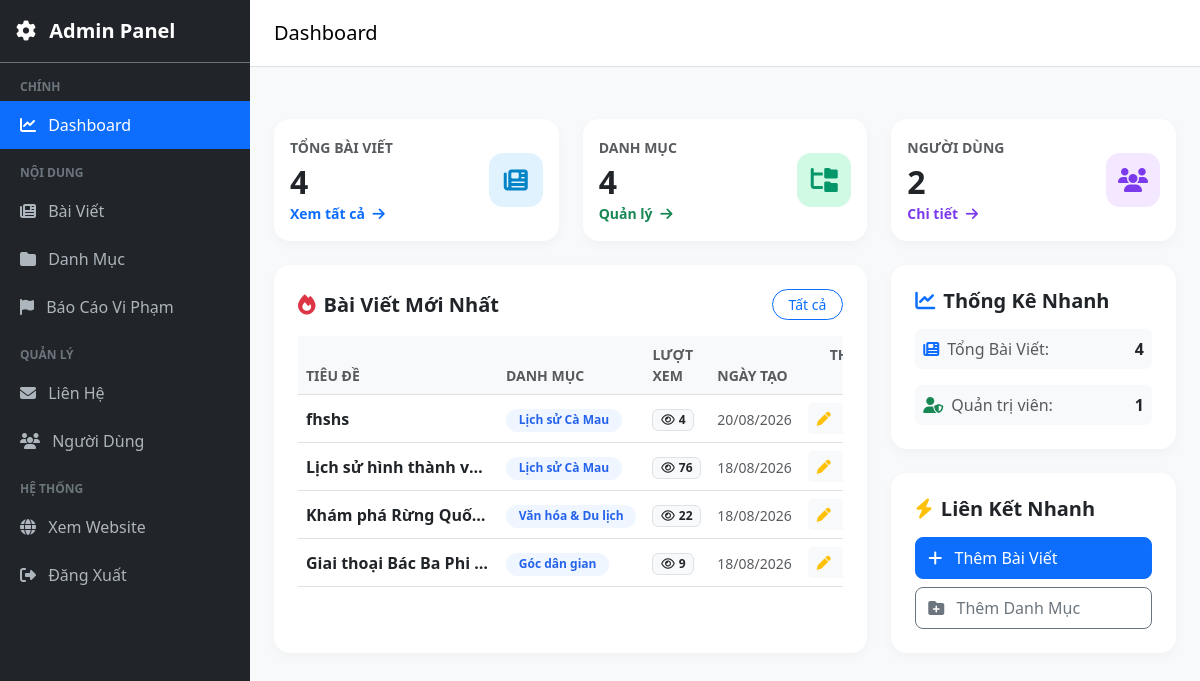
The app's page /admin/index.php with its own data.
### tables this page shows
CREATE TABLE `articles` (
  `id` int(11) NOT NULL,
  `category_id` int(11) DEFAULT NULL,
  `title` varchar(255) NOT NULL,
  `content` text NOT NULL,
  `image` varchar(255) DEFAULT NULL,
  `views` int(11) DEFAULT 0,
  `created_at` timestamp NOT NULL DEFAULT current_timestamp(),
  `status` varchar(20) DEFAULT 'approved'
);

CREATE TABLE `categories` (
  `id` int(11) NOT NULL,
  `category_name` varchar(100) NOT NULL,
  `description` text DEFAULT NULL
);

### classes/Article.php (called while the page is built, shortened)
<?php
class Article {
    private $conn;
    public function __construct($conn) {
        $this->conn = $conn;
    }
    public function getAll($limit = null, $offset = 0) {
        $sql = "SELECT a.*, c.category_name,
                (SELECT COUNT(*) FROM likes l WHERE l.article_id = a.id) as real_likes
                FROM articles a
                LEFT JOIN categories c ON a.category_id = c.id
                WHERE a.status = 'approved'
                ORDER BY a.created_at DESC";
        if ($limit !== null) {
            $limit = (int)$limit;
            $offset = (int)$offset;
            $sql .= " LIMIT $limit OFFSET $offset";
            $stmt = $this->conn->prepare($sql);
            $stmt->execute();
        } else {
            $stmt = $this->conn->query($sql);
        }
        return $stmt->fetchAll(PDO::FETCH_ASSOC);
    }
    public function count() {
        $result = $this->conn->query("SELECT COUNT(*) as total FROM articles WHERE status = 'approved'")->fetch(PDO::FETCH_ASSOC);
        return $result['total'] ?? 0;
    }
}
?>

### classes/Category.php (called while the page is built, shortened)
<?php
class Category {
    private $conn;
    public function __construct($conn) {
        $this->conn = $conn;
    }
    public function count() {
        $result = $this->conn->query("SELECT COUNT(*) as total FROM categories")->fetch(PDO::FETCH_ASSOC);
        return $result['total'] ?? 0;
    }
}
?>

### classes/User.php (called while the page is built, shortened)
<?php
class User {
    private $conn;
    public function __construct($conn) {
        $this->conn = $conn;
    }
    public function count() {
        $result = $this->conn->query("SELECT COUNT(*) as total FROM users")->fetch(PDO::FETCH_ASSOC);
        return $result['total'] ?? 0;
    }
    public function countAdmins() {
        $result = $this->conn->query("SELECT COUNT(*) as total FROM users WHERE role = 'admin'")->fetch(PDO::FETCH_ASSOC);
        return $result['total'] ?? 0;
    }
}
?>

### admin/index.php (the view, shortened to what this page needs)
<?php
require_once '../config/db.php';
require_once 'admin_layout.php';
require_once '../classes/Article.php';
require_once '../classes/Category.php';
require_once '../classes/User.php';
$article_obj = new Article($pdo);
$category_obj = new Category($pdo);
$user_obj = new User($pdo);
$total_articles = $article_obj->count();
$total_categories = $category_obj->count();
$total_users = $user_obj->count();
$total_admins = $user_obj->countAdmins();
$latest_articles = $article_obj->getAll(5, 0);
?>
<div class="row g-4 mb-4 mt-1">
    <div class="col-md-4">
        <div class="card stat-card p-3">
            <div class="d-flex justify-content-between align-items-center">
                <div>
                    <span class="text-muted fw-semibold small text-uppercase">Tổng Bài Viết</span>
                    <h2 class="fw-bold mb-0 mt-1"><?= $total_articles ?></h2>
                    <a href="articles.php" class="text-primary text-decoration-none small fw-semibold">Xem tất cả <i class="fa-solid fa-arrow-right ms-1"></i></a>
                </div>
                <div class="icon-box bg-blue-light">
                    <i class="fa-solid fa-newspaper"></i>
                </div>
            </div>
        </div>
    </div>
    <div class="col-md-4">
        <div class="card stat-card p-3">
            <div class="d-flex justify-content-between align-items-center">
                <div>
                    <span class="text-muted fw-semibold small text-uppercase">Danh Mục</span>
                    <h2 class="fw-bold mb-0 mt-1"><?= $total_categories ?></h2>
                    <a href="categories.php" class="text-success text-decoration-none small fw-semibold">Quản lý <i class="fa-solid fa-arrow-right ms-1"></i></a>
                </div>
                <div class="icon-box bg-emerald-light">
                    <i class="fa-solid fa-folder-tree"></i>
                </div>
            </div>
        </div>
    </div>
    <div class="col-md-4">
        <div class="card stat-card p-3">
            <div class="d-flex justify-content-between align-items-center">
                <div>
                    <span class="text-muted fw-semibold small text-uppercase">Người Dùng</span>
                    <h2 class="fw-bold mb-0 mt-1"><?= $total_users ?></h2>
                    <a href="users.php" class="text-purple text-decoration-none small fw-semibold" style="color: #7c3aed;">Chi tiết <i class="fa-solid fa-arrow-right ms-1"></i></a>
                </div>
                <div class="icon-box bg-purple-light">
                    <i class="fa-solid fa-users"></i>
                </div>
            </div>
        </div>
    </div>
</div>
<div class="row g-4 mb-4">
    <div class="col-lg-8">
        <div class="card content-card p-4 h-100">
            <div class="d-flex justify-content-between align-items-center mb-3">
                <h5 class="fw-bold mb-0"><i class="fa-solid fa-fire text-danger me-2"></i>Bài Viết Mới Nhất</h5>
                <a href="articles.php" class="btn btn-sm btn-outline-primary rounded-pill px-3">Tất cả</a>
            </div>
            <div class="table-responsive">
                <table class="table align-middle mb-0 table-hover">
                    <thead class="table-light">
                        <tr>
                            <th class="text-muted small text-uppercase">Tiêu Đề</th>
                            <th class="text-muted small text-uppercase">Danh Mục</th>
                            <th class="text-muted small text-uppercase">Lượt Xem</th>
                            <th class="text-muted small text-uppercase">Ngày Tạo</th>
                            <th class="text-end text-muted small text-uppercase">Thao Tác</th>
                        </tr>
                    </thead>
                    <tbody>
                        <?php if (!empty($latest_articles)): ?>
                            <?php foreach ($latest_articles as $article): ?>
                                <tr>
                                    <td class="fw-semibold" style="max-width: 200px;">
                                        <div class="text-truncate" title="<?= htmlspecialchars($article['title']) ?>">
                                            <?= htmlspecialchars($article['title']) ?>
                                        </div>
                                    </td>
                                    <td>
                                        <span class="badge badge-category">
                                            <?= htmlspecialchars($article['category_name'] ?? 'Chung') ?>
                                        </span>
                                    </td>
                                    <td><span class="badge bg-light text-dark border"><i class="fa-regular fa-eye me-1"></i><?= $article['views'] ?? 0 ?></span></td>
                                    <td>
                                        <small class="text-muted">
                                            <?= date('d/m/Y', strtotime($article['created_at'])) ?>
                                        </small>
                                    </td>
                                    <td class="text-end">
                                        <div class="btn-group btn-group-sm">
                                            <a href="edit_article.php?id=<?= $article['id'] ?>" class="btn btn-light text-warning" title="Sửa"><i class="fa-solid fa-pen"></i></a>
                                            <a href="articles.php?delete=<?= $article['id'] ?>" class="btn btn-light text-danger" onclick="return confirm('Xóa bài viết này?')" title="Xóa"><i class="fa-solid fa-trash"></i></a>
                                        </div>
                                    </td>
                                </tr>
                            <?php endforeach; ?>
                        <?php else: ?>
                            <tr><td colspan="5" class="text-center py-4 text-muted">Chưa có bài viết nào!</td></tr>
                        <?php endif; ?>
                    </tbody>
                </table>
            </div>
        </div>
    </div>
    <div class="col-lg-4">
        <div class="card content-card p-4 mb-4">
            <h5 class="fw-bold mb-3"><i class="fa-solid fa-chart-line text-primary me-2"></i>Thống Kê Nhanh</h5>
            <div class="d-flex flex-column gap-3">
                <div class="d-flex justify-content-between align-items-center p-2 rounded bg-light">
                    <span class="text-muted"><i class="fa-solid fa-newspaper me-2 text-primary"></i>Tổng Bài Viết:</span>
                    <span class="fw-bold"><?= $total_articles ?></span>
                </div>
                <div class="d-flex justify-content-between align-items-center p-2 rounded bg-light">
                    <span class="text-muted"><i class="fa-solid fa-user-shield me-2 text-success"></i>Quản trị viên:</span>
                    <span class="fw-bold"><?= $total_admins ?></span>
                </div>
            </div>
        </div>
        <div class="card content-card p-4">
            <h5 class="fw-bold mb-3"><i class="fa-solid fa-bolt text-warning me-2"></i>Liên Kết Nhanh</h5>
            <div class="d-grid gap-2">
                <a href="articles.php" class="btn btn-primary rounded-3 text-start py-2">
                    <i class="fa-solid fa-plus me-2"></i> Thêm Bài Viết
                </a>
                <a href="categories.php" class="btn btn-outline-secondary rounded-3 text-start py-2">
                    <i class="fa-solid fa-folder-plus me-2"></i> Thêm Danh Mục
                </a>
            </div>
        </div>
    </div>
</div>
<?php require_once 'admin_layout_end.php'; ?>

### admin/admin_layout.php (style rules this page uses)
body { background-color: #f8f9fa; }

### admin/index.php (style rules this page uses)
.stat-card { border: none; border-radius: 16px; background: #ffffff; transition: transform 0.2s ease, box-shadow 0.2s ease; box-shadow: 0 4px 12px rgba(0,0,0,0.03); }
.icon-box { width: 54px; height: 54px; border-radius: 14px; display: flex; align-items: center; justify-content: center; font-size: 1.5rem; }
.bg-blue-light { background: #e0f2fe; color: #0284c7; }
.bg-emerald-light { background: #d1fae5; color: #059669; }
.bg-purple-light { background: #f3e8ff; color: #7c3aed; }
.content-card { border: none; border-radius: 16px; background: #ffffff; box-shadow: 0 4px 12px rgba(0,0,0,0.03); }
.badge-category { background-color: #eff6ff; color: #2563eb; font-weight: 600; border-radius: 20px; padding: 0.35rem 0.8rem; }

### records on screen
articles: title "fhshs", category.category_name "Lịch sử Cà Mau", views "4", created_at "20/08/2026"
articles: title "Lịch sử hình thành v…", category.category_name "Lịch sử Cà Mau", views "76", created_at "18/08/2026"
articles: title "Khám phá Rừng Quố…", category.category_name "Văn hóa & Du lịch", views "22", created_at "18/08/2026"
articles: title "Giai thoại Bác Ba Phi…", category.category_name "Góc dân gian", views "9", created_at "18/08/2026"

### other values on screen
$page_title "Dashboard"
$total_articles "4"
$total_categories "4"
$total_users "2"
$total_admins "1"
